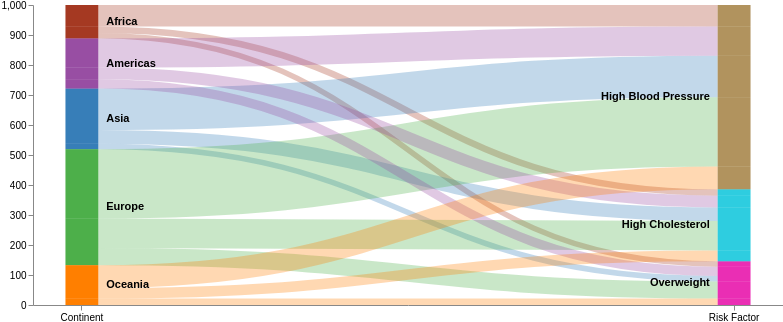

Source (Vega-Lite JSON):
### Vega specification from a JSON file in a GitHub repository (floating-point values rounded to 4 significant figures)
{"$schema": "https://vega.github.io/schema/vega/v5.2.json", "height": 300, "width": 750, "data": [{"name": "rawData", "values": [{"key": {"stk1": "Africa", "stk2": "Overweight"}, "doc_count": 18.47}, {"key": {"stk1": "Africa", "stk2": "High Cholesterol"}, "doc_count": 21.34}, {"key": {"stk1": "Africa", "stk2": "High Blood Pressure"}, "doc_count": 71.8}, {"key": {"stk1": "Asia", "stk2": "Overweight"}, "doc_count": 18.18}, {"key": {"stk1": "Asia", "stk2": "High Cholesterol"}, "doc_count": 45.59}, {"key": {"stk1": "Asia", "stk2": "High Blood Pressure"}, "doc_count": 138.5}, {"key": {"stk1": "Europe", "stk2": "Overweight"}, "doc_count": 57.43}, {"key": {"stk1": "Europe", "stk2": "High Cholesterol"}, "doc_count": 98.45}, {"key": {"stk1": "Europe", "stk2": "High Blood Pressure"}, "doc_count": 231.4}, {"key": {"stk1": "Americas", "stk2": "Overweight"}, "doc_count": 30.86}, {"key": {"stk1": "Americas", "stk2": "High Cholesterol"}, "doc_count": 39.15}, {"key": {"stk1": "Americas", "stk2": "High Blood Pressure"}, "doc_count": 97.32}, {"key": {"stk1": "Oceania", "stk2": "Overweight"}, "doc_count": 21.37}, {"key": {"stk1": "Oceania", "stk2": "High Cholesterol"}, "doc_count": 35.42}, {"key": {"stk1": "Oceania", "stk2": "High Blood Pressure"}, "doc_count": 76.09}], "transform": [{"type": "formula", "expr": "datum.key.stk1", "as": "stk1"}, {"type": "formula", "expr": "datum.key.stk2", "as": "stk2"}, {"type": "formula", "expr": "datum.doc_count", "as": "size"}]}, {"name": "nodes", "source": "rawData", "transform": [{"type": "filter", "expr": "!groupSelector || groupSelector.stk1 == datum.stk1 || groupSelector.stk2 == datum.stk2"}, {"type": "formula", "expr": "datum.stk1+datum.stk2", "as": "key"}, {"type": "fold", "fields": ["stk1", "stk2"], "as": ["stack", "grpId"]}, {"type": "formula", "expr": "datum.stack == 'stk1' ? datum.stk1+' '+datum.stk2 : datum.stk2+' '+datum.stk1", "as": "sortField"}, {"type": "stack", "groupby": ["stack"], "sort": {"field": "sortField", "order": "descending"}, "field": "size"}, {"type": "formula", "expr": "(datum.y0+datum.y1)/2", "as": "yc"}]}, {"name": "groups", "source": "nodes", "transform": [{"type": "aggregate", "groupby": ["stack", "grpId"], "fields": ["size"], "ops": ["sum"], "as": ["total"]}, {"type": "stack", "groupby": ["stack"], "sort": {"field": "grpId", "order": "descending"}, "field": "total"}, {"type": "formula", "expr": "scale('y', datum.y0)", "as": "scaledY0"}, {"type": "formula", "expr": "scale('y', datum.y1)", "as": "scaledY1"}, {"type": "formula", "expr": "datum.stack == 'stk1'", "as": "rightLabel"}, {"type": "formula", "expr": "datum.total/domain('y')[1]", "as": "percentage"}]}, {"name": "destinationNodes", "source": "nodes", "transform": [{"type": "filter", "expr": "datum.stack == 'stk2'"}]}, {"name": "edges", "source": "nodes", "transform": [{"type": "filter", "expr": "datum.stack == 'stk1'"}, {"type": "lookup", "from": "destinationNodes", "key": "key", "fields": ["key"], "as": ["target"]}, {"type": "linkpath", "orient": "horizontal", "shape": "diagonal", "sourceY": {"expr": "scale('y', datum.yc)"}, "sourceX": {"expr": "scale('x', 'stk1') + bandwidth('x')"}, "targetY": {"expr": "scale('y', datum.target.yc)"}, "targetX": {"expr": "scale('x', 'stk2')"}}, {"type": "formula", "expr": "range('y')[0]-scale('y', datum.size)", "as": "strokeWidth"}, {"type": "formula", "expr": "datum.size/domain('y')[1]", "as": "percentage"}]}], "scales": [{"name": "x", "type": "band", "range": "width", "domain": ["stk1", "stk2"], "paddingOuter": 0.05, "paddingInner": 0.95}, {"name": "y", "type": "linear", "range": "height", "domain": {"data": "nodes", "field": "y1"}}, {"name": "color", "type": "ordinal", "range": ["#a53922", "#377eb8", "#4daf4a", "#984ea3", "#ff7f00"], "domain": {"data": "rawData", "field": "stk1"}}, {"name": "color2", "type": "ordinal", "range": ["#ea2eb4", "#2ecde0", "#b1935e"], "domain": {"data": "rawData", "field": "stk2"}}, {"name": "stackNames", "type": "ordinal", "range": ["Continent", "Risk Factor"], "domain": ["stk1", "stk2"]}], "axes": [{"orient": "bottom", "scale": "x", "encode": {"labels": {"update": {"text": {"scale": "stackNames", "field": "value"}}}}}, {"orient": "left", "scale": "y"}], "marks": [{"type": "path", "name": "edgeMark", "from": {"data": "edges"}, "clip": true, "encode": {"update": {"stroke": [{"test": "groupSelector && groupSelector.stack=='stk1'", "scale": "color", "field": "stk2"}, {"scale": "color", "field": "stk1"}], "strokeWidth": {"field": "strokeWidth"}, "path": {"field": "path"}, "strokeOpacity": {"signal": "!groupSelector && (groupHover.stk1 == datum.stk1 || groupHover.stk2 == datum.stk2) ? 0.9 : 0.3"}, "zindex": {"signal": "!groupSelector && (groupHover.stk1 == datum.stk1 || groupHover.stk2 == datum.stk2) ? 1 : 0"}, "tooltip": {"signal": "{'Continent: ': datum.stk1, 'Risk Factor: ': datum.stk2, 'Death Rate (per 100,000 People): ': format(datum.size, ',.2f')}"}}, "hover": {"strokeOpacity": {"value": 1}}}}, {"type": "rect", "name": "groupMark", "from": {"data": "groups"}, "encode": {"enter": {"fill": [{"test": "datum.stack == 'stk1'", "scale": "color", "field": "grpId"}, {"test": "datum.stack == 'stk2'", "scale": "color2", "field": "grpId"}], "width": {"scale": "x", "band": 1}}, "update": {"x": {"scale": "x", "field": "stack"}, "y": {"field": "scaledY0"}, "y2": {"field": "scaledY1"}, "fillOpacity": {"value": 0.6}, "tooltip": {"signal": "datum.grpId + '   ' + format(datum.total, ',.0f') + '   (' + format(datum.percentage, '.1%') + ')'"}}, "hover": {"fillOpacity": {"value": 1}}}}, {"type": "text", "from": {"data": "groups"}, "interactive": false, "encode": {"update": {"x": {"signal": "scale('x', datum.stack) + (datum.rightLabel ? bandwidth('x') + 8 : -8)"}, "yc": {"signal": "(datum.scaledY0 + datum.scaledY1)/2"}, "align": {"signal": "datum.rightLabel ? 'left' : 'right'"}, "baseline": {"value": "middle"}, "fontWeight": {"value": "bold"}, "text": {"signal": "abs(datum.scaledY0-datum.scaledY1) > 13 ? datum.grpId : ''"}}}}, {"type": "group", "data": [{"name": "dataForShowAll", "values": [{}], "transform": [{"type": "filter", "expr": "groupSelector"}]}], "encode": {"enter": {"xc": {"signal": "width/2"}, "y": {"value": 30}, "width": {"value": 80}, "height": {"value": 30}}}, "marks": [{"type": "group", "name": "groupReset", "from": {"data": "dataForShowAll"}, "encode": {"enter": {"cornerRadius": {"value": 6}, "fill": {"value": "#f5f5f5"}, "stroke": {"value": "#c1c1c1"}, "strokeWidth": {"value": 2}, "height": {"field": {"group": "height"}}, "width": {"field": {"group": "width"}}}, "update": {"opacity": {"value": 1}}, "hover": {"opacity": {"value": 0.7}}}, "marks": [{"type": "text", "interactive": false, "encode": {"enter": {"xc": {"field": {"group": "width"}, "mult": 0.5}, "yc": {"field": {"group": "height"}, "mult": 0.5, "offset": 2}, "align": {"value": "center"}, "baseline": {"value": "middle"}, "fontWeight": {"value": "bold"}, "text": {"value": "Show All"}}}}]}]}, {"type": "rect", "from": {"data": "nodes"}, "encode": {"enter": {"width": {"scale": "x", "band": 1}, "x": {"scale": "x", "field": "stack"}, "y": {"field": "y0", "scale": "y"}, "y2": {"field": "y1", "scale": "y"}, "fill": [{"test": "datum.stack == 'stk1'", "scale": "color", "field": "stk1"}, {"test": "datum.stack == 'stk2'", "scale": "color2", "field": "stk2"}]}}}], "signals": [{"name": "groupHover", "value": {}, "on": [{"events": "@groupMark:mouseover", "update": "{stk1:datum.stack=='stk1' && datum.grpId, stk2:datum.stack=='stk2' && datum.grpId}"}, {"events": "mouseout", "update": "{}"}]}, {"name": "groupSelector", "value": false, "on": [{"events": "@groupMark:click!", "update": "{stack:datum.stack, stk1:datum.stack=='stk1' && datum.grpId, stk2:datum.stack=='stk2' && datum.grpId}"}, {"events": [{"type": "click", "markname": "groupReset"}, {"type": "dblclick"}], "update": "false"}]}]}
